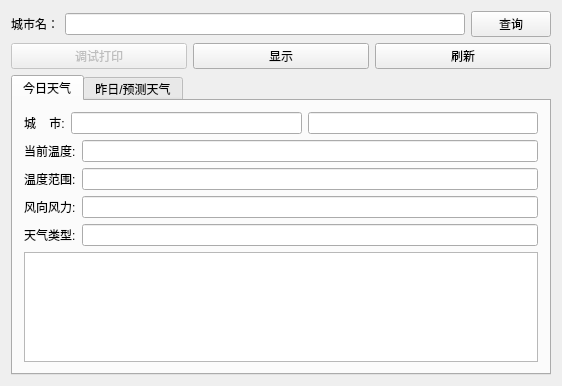
<?xml version="1.0" encoding="UTF-8"?>
<ui version="4.0">
 <class>Widget</class>
 <widget class="QWidget" name="Widget">
  <property name="geometry">
   <rect>
    <x>0</x>
    <y>0</y>
    <width>562</width>
    <height>386</height>
   </rect>
  </property>
  <property name="windowTitle">
   <string>天气查询</string>
  </property>
  <layout class="QVBoxLayout" name="verticalLayout_2">
   <item>
    <layout class="QVBoxLayout" name="verticalLayout">
     <item>
      <layout class="QHBoxLayout" name="horizontalLayout">
       <item>
        <widget class="QLabel" name="label">
         <property name="text">
          <string>城市名：</string>
         </property>
        </widget>
       </item>
       <item>
        <widget class="QLineEdit" name="lineEdit"/>
       </item>
       <item>
        <widget class="QPushButton" name="pushButton_3">
         <property name="text">
          <string>查询</string>
         </property>
        </widget>
       </item>
      </layout>
     </item>
     <item>
      <layout class="QHBoxLayout" name="horizontalLayout_2">
       <item>
        <widget class="QPushButton" name="pushButton_4">
         <property name="enabled">
          <bool>false</bool>
         </property>
         <property name="text">
          <string>调试打印</string>
         </property>
        </widget>
       </item>
       <item>
        <widget class="QPushButton" name="pushButton">
         <property name="text">
          <string>显示</string>
         </property>
        </widget>
       </item>
       <item>
        <widget class="QPushButton" name="pushButton_2">
         <property name="text">
          <string>刷新</string>
         </property>
        </widget>
       </item>
      </layout>
     </item>
     <item>
      <widget class="QTabWidget" name="tabWidget">
       <property name="currentIndex">
        <number>0</number>
       </property>
       <widget class="QWidget" name="tab">
        <attribute name="title">
         <string>今日天气</string>
        </attribute>
        <layout class="QVBoxLayout" name="verticalLayout_3">
         <item>
          <layout class="QHBoxLayout" name="horizontalLayout_3">
           <item>
            <widget class="QLabel" name="label_2">
             <property name="text">
              <string>城    市:</string>
             </property>
            </widget>
           </item>
           <item>
            <widget class="QLineEdit" name="lineEdit_cityName"/>
           </item>
           <item>
            <widget class="QLineEdit" name="lineEdit_date"/>
           </item>
          </layout>
         </item>
         <item>
          <layout class="QHBoxLayout" name="horizontalLayout_5">
           <item>
            <widget class="QLabel" name="label_4">
             <property name="text">
              <string>当前温度:</string>
             </property>
            </widget>
           </item>
           <item>
            <widget class="QLineEdit" name="lineEdit_currentWendu"/>
           </item>
          </layout>
         </item>
         <item>
          <layout class="QHBoxLayout" name="horizontalLayout_4">
           <item>
            <widget class="QLabel" name="label_3">
             <property name="text">
              <string>温度范围:</string>
             </property>
            </widget>
           </item>
           <item>
            <widget class="QLineEdit" name="lineEdit_Wendu"/>
           </item>
          </layout>
         </item>
         <item>
          <layout class="QHBoxLayout" name="horizontalLayout_10">
           <item>
            <widget class="QLabel" name="label_9">
             <property name="text">
              <string>风向风力:</string>
             </property>
            </widget>
           </item>
           <item>
            <widget class="QLineEdit" name="lineEdit_Fengli"/>
           </item>
          </layout>
         </item>
         <item>
          <layout class="QHBoxLayout" name="horizontalLayout_9">
           <item>
            <widget class="QLabel" name="label_8">
             <property name="text">
              <string>天气类型:</string>
             </property>
            </widget>
           </item>
           <item>
            <widget class="QLineEdit" name="lineEdit_type"/>
           </item>
          </layout>
         </item>
         <item>
          <widget class="QTextBrowser" name="textBrowser_ganmao">
           <property name="maximumSize">
            <size>
             <width>16777215</width>
             <height>16777215</height>
            </size>
           </property>
          </widget>
         </item>
        </layout>
       </widget>
       <widget class="QWidget" name="tab_2">
        <attribute name="title">
         <string>昨日/预测天气</string>
        </attribute>
        <layout class="QVBoxLayout" name="verticalLayout_4">
         <property name="spacing">
          <number>0</number>
         </property>
         <property name="leftMargin">
          <number>0</number>
         </property>
         <property name="topMargin">
          <number>0</number>
         </property>
         <property name="rightMargin">
          <number>0</number>
         </property>
         <property name="bottomMargin">
          <number>0</number>
         </property>
         <item>
          <widget class="QTableWidget" name="tableWidget">
           <property name="selectionBehavior">
            <enum>QAbstractItemView::SelectRows</enum>
           </property>
           <column>
            <property name="text">
             <string>日期</string>
            </property>
           </column>
           <column>
            <property name="text">
             <string>天气</string>
            </property>
           </column>
           <column>
            <property name="text">
             <string>温度范围</string>
            </property>
           </column>
           <column>
            <property name="text">
             <string>风向风力</string>
            </property>
           </column>
          </widget>
         </item>
        </layout>
       </widget>
      </widget>
     </item>
    </layout>
   </item>
  </layout>
 </widget>
 <layoutdefault spacing="6" margin="11"/>
 <resources/>
 <connections>
  <connection>
   <sender>lineEdit</sender>
   <signal>returnPressed()</signal>
   <receiver>pushButton_3</receiver>
   <slot>click()</slot>
   <hints>
    <hint type="sourcelabel">
     <x>260</x>
     <y>24</y>
    </hint>
    <hint type="destinationlabel">
     <x>318</x>
     <y>24</y>
    </hint>
   </hints>
  </connection>
 </connections>
</ui>
